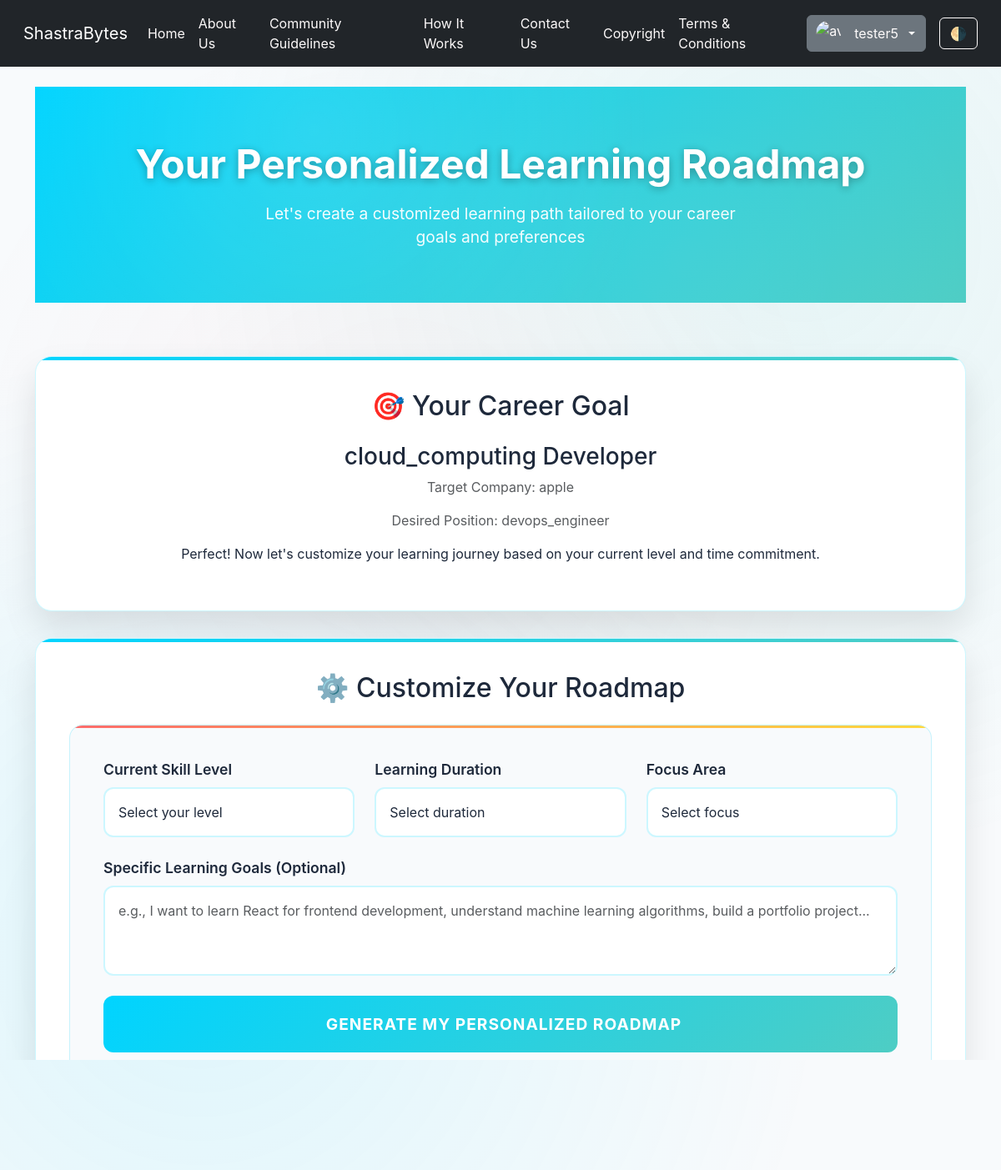
The page /roadmap (signed in) on the database its author committed.
### tables this page shows
CREATE TABLE user_preferences (
                id INTEGER PRIMARY KEY AUTOINCREMENT,
                user_id INTEGER NOT NULL,
                user_name TEXT NOT NULL,
                role TEXT NOT NULL,
                target_company TEXT NOT NULL,
                position TEXT NOT NULL,
                previous_skills TEXT NOT NULL,
                specialization TEXT NOT NULL,
                skill_focus TEXT NOT NULL,
                FOREIGN KEY (user_id) REFERENCES users (id)
            );

### index.py (the view)
@app.route('/roadmap')
def roadmap_page():
    if 'user_id' not in session:
        return redirect(url_for('login'))
    user_id = session['user_id']
    try:
        db = get_db()
        if not db:
            flash('Database connection error. Please try again.', 'danger')
            return redirect(url_for('dashboard'))
        user_prefs = db.execute('SELECT * FROM user_preferences WHERE user_id = ?', (user_id,)).fetchone()
        db.close()
        if not user_prefs:
            flash('Please complete your profile first to access the roadmap.', 'warning')
            return redirect(url_for('questionnaire'))
        preferences = dict(user_prefs)
        return render_template('roadmap_page.html',
                             user_name=session['user_name'],
                             user_preferences=preferences)
    except Exception as e:
        print(f"Roadmap page error: {e}")
        flash('Error loading roadmap page. Please try again.', 'danger')
        return redirect(url_for('dashboard'))

### index.py (called while the page is built)
def get_db():
    try:
        conn = sqlite3.connect(app.config['DATABASE_PATH'])
        conn.row_factory = sqlite3.Row
        return conn
    except sqlite3.Error as e:
        print(f"Database connection error: {e}")
        return None

### templates/roadmap_page.html (shortened to what this page needs)
{% extends "base.html" %}
{% block content %}
<div class="roadmap-hero">
    <div class="container">
        <h1>Your Personalized Learning Roadmap</h1>
        <p>Let's create a customized learning path tailored to your career goals and preferences</p>
    </div>
</div>
<div class="container roadmap-container">
    <div class="roadmap-card">
        <h2 class="text-center mb-4">🎯 Your Career Goal</h2>
        <div class="text-center">
            <div class="goal-display">
                <h3>{{ user_preferences.specialization }} Developer</h3>
                <p class="text-muted">Target Company: {{ user_preferences.target_company }}</p>
                <p class="text-muted">Desired Position: {{ user_preferences.position }}</p>
            </div>
            <p class="mt-3">Perfect! Now let's customize your learning journey based on your current level and time commitment.</p>
        </div>
    </div>
    <div class="roadmap-card">
        <h2 class="text-center mb-4">⚙️ Customize Your Roadmap</h2>
        <form id="roadmapForm" class="customization-form">
            <div class="row">
                <div class="col-md-4">
                    <div class="form-group">
                        <label for="skillLevel" class="form-label">Current Skill Level</label>
                        <select class="form-select" id="skillLevel" name="skill_level" required>
                            <option value="">Select your level</option>
                        </select>
                    </div>
                </div>
                <div class="col-md-4">
                    <div class="form-group">
                        <label for="duration" class="form-label">Learning Duration</label>
                        <select class="form-select" id="duration" name="duration" required>
                            <option value="">Select duration</option>
                        </select>
                    </div>
                </div>
                <div class="col-md-4">
                    <div class="form-group">
                        <label for="focusArea" class="form-label">Focus Area</label>
                        <select class="form-select" id="focusArea" name="focus_area" required>
                            <option value="">Select focus</option>
                        </select>
                    </div>
                </div>
            </div>
            <div class="form-group">
                <label for="learningGoals" class="form-label">Specific Learning Goals (Optional)</label>
                <textarea class="form-control" id="learningGoals" name="learning_goals" rows="3"
                          placeholder="e.g., I want to learn React for frontend development, understand machine learning algorithms, build a portfolio project..."></textarea>
            </div>
            <button type="submit" class="btn btn-generate">
                Generate My Personalized Roadmap
            </button>
        </form>
    </div>
</div>
{% endblock %}

### templates/base.html (shortened to what this page needs)
<!DOCTYPE html>
<html lang="en">
  <head>
    <link
      href="https://cdnjs.cloudflare.com/ajax/libs/bootstrap/5.3.0/css/bootstrap.min.css"
      rel="stylesheet"
    />
    <link
      rel="stylesheet"
      href="{{ url_for('static', filename='css/base.css') }}"
    />
  </head>
  <body class="light-mode">
    <nav class="navbar navbar-expand-lg navbar-dark bg-dark">
      <div class="container-fluid">
        <a class="navbar-brand" href="{{ url_for('home') }}">ShastraBytes</a>
        <div class="collapse navbar-collapse" id="navbarNav">
          <ul class="navbar-nav mb-2 mb-lg-0">
            <li class="nav-item">
              <a class="nav-link" href="{{ url_for('home') }}">Home</a>
            </li>
            <li class="nav-item">
              <a class="nav-link" href="{{ url_for('about') }}">About Us</a>
            </li>
            <li class="nav-item">
              <a class="nav-link" href="{{ url_for('guidelines') }}"
                >Community Guidelines</a
              >
            </li>
            <li class="nav-item">
              <a class="nav-link" href="{{ url_for('how_it_works') }}">How It Works</a>
            </li>
            <li class="nav-item">
              <a class="nav-link" href="{{ url_for('contact') }}">Contact Us</a>
            </li>
            <li class="nav-item">
              <a class="nav-link" href="{{ url_for('copyright') }}">Copyright</a>
            </li>
            <li class="nav-item">
              <a class="nav-link" href="{{ url_for('terms') }}">Terms & Conditions</a>
            </li>
          </ul>
        </div>
          <div class="ms-auto d-flex align-items-center">
            {% if session.get('user_id') %}
            <div class="dropdown">
              <a
                class="btn btn-secondary dropdown-toggle"
                href="#"
                id="userDropdown"
                role="button"
                data-bs-toggle="dropdown"
              >
                <img
                  src="https://i.pinimg.com/originals/59/af/9c/59af9cd100daf9aa154cc753dd58316d.jpg"
                  class="rounded-circle me-2"
                  alt="avatar"
                />
                {{ session.get('user_name') }}
              </a>
            </div>
            {% endif %}
            <button class="btn btn-outline-light ms-3" onclick="toggleTheme()">
              🌗
            </button>
          </div>
      </div>
    </nav>
    <main class="container mt-4">
       {% block content %}{% endblock %}
    </main>
  </body>
</html>

### static/css/base.css (style rules this page uses)
:root { --color-primary: rgb(227, 159, 33); --color-white: #fdfafa; --color-black: #000000; --color-light-bg: #ffffff; --color-dark-bg: #1a1a1a; --color-dark-text: #f0f0f0; --transition-speed: 0.3s; --avatar-size: 30px; }
body { margin: 0; font-family: system-ui, sans-serif; background-color: var(--color-light-bg); color: var(--color-black); transition: background-color var(--transition-speed), color var(--transition-speed); }
.navbar { margin-bottom: 20px; align-items: center; padding: 0.5rem 1rem; background-color: var(--color-primary); transition: background-color var(--transition-speed); }
.navbar-nav { display: flex; align-items: center; justify-content: center; width: 100; }
.collapse { align-items: center; }
.navbar-collapse { align-items: center; justify-content: center; }
.navbar-nav .nav-link { font-size: 1rem; color: var(--color-white); padding: 0.5rem 1rem; display: flex; align-items: center; gap: 0.4rem; text-decoration: none; transition: color var(--transition-speed), opacity var(--transition-speed); }
.navbar .dropdown-toggle { display: flex; align-items: center; gap: 0.5rem; padding-left: 10px; color: var(--color-white); }
.navbar .dropdown-toggle img { width: var(--avatar-size); height: var(--avatar-size); object-fit: cover; border-radius: 50%; }
.navbar .btn-outline-light { border: 1px solid var(--color-white); color: var(--color-white); background: transparent; transition: background-color var(--transition-speed), color var(--transition-speed); align-items: center; }
button { transition: background-color var(--transition-speed), color var(--transition-speed); align-items: center; }

### rows shown on the page
user_preferences: get "tester5", specialization "cloud_computing", target_company "apple", position "devops_engineer"
